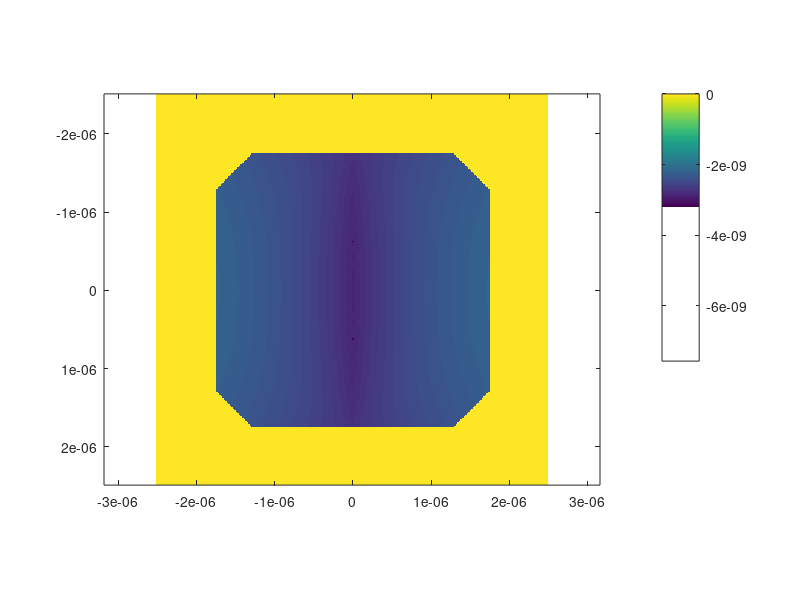
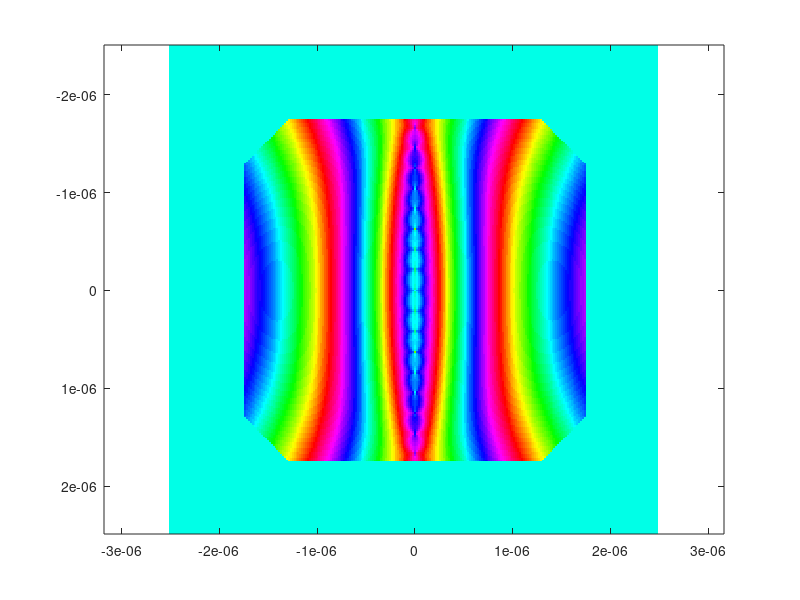

Write MATLAB code to recreate these figures, in order.
% Initialization
clear;
close all;
clc;

% Set saving path
p = 'C:\Users\anfils\Documents\Simulation_Results\3D_Probe_Ptycho\NA_8x\';

% Save the phantom?
sav = 1;


%% Generate the shape
% Set the size of the phantom volume
m = 256;
A = ones(m,m,m);

% Generate coordinates
x = (-m/2):(m/2-1);
y = x.';
z = permute(x,[3 1 2]);

% Set sizes of the polyhedrons and randomness
rc = m/2*0.7; % 0.8
ro = m/2*0.7; % 0.8
rnd = 0;

% Set the cubic plane positions
c1 = ([1 0 0] + (rand(1,3) - 0.5)*rnd)*rc;
c2 = ([-1 0 0] + (rand(1,3) - 0.5)*rnd)*rc;
c3 = ([0 1 0] + (rand(1,3) - 0.5)*rnd)*rc;
c4 = ([0 -1 0] + (rand(1,3) - 0.5)*rnd)*rc;
c5 = ([0 0 1] + (rand(1,3) - 0.5)*rnd)*rc;
c6 = ([0 0 -1] + (rand(1,3) - 0.5)*rnd)*rc;

% Calculate the cubic normal vectors
c1n = c1./sqrt(dot(c1,c1));
c2n = c2./sqrt(dot(c2,c2));
c3n = c3./sqrt(dot(c3,c3));
c4n = c4./sqrt(dot(c4,c4));
c5n = c5./sqrt(dot(c5,c5));
c6n = c6./sqrt(dot(c6,c6));

% Set the octahedral plane positions
o1 = ([1 1 1]/sqrt(3) + (rand(1,3) - 0.5)*rnd)*ro;
o2 = ([1 1 -1]/sqrt(3) + (rand(1,3) - 0.5)*rnd)*ro;
o3 = ([1 -1 1]/sqrt(3) + (rand(1,3) - 0.5)*rnd)*ro;
o4 = ([-1 1 1]/sqrt(3) + (rand(1,3) - 0.5)*rnd)*ro;
o5 = ([1 -1 -1]/sqrt(3) + (rand(1,3) - 0.5)*rnd)*ro;
o6 = ([-1 1 -1]/sqrt(3) + (rand(1,3) - 0.5)*rnd)*ro;
o7 = ([-1 -1 1]/sqrt(3) + (rand(1,3) - 0.5)*rnd)*ro;
o8 = ([-1 -1 -1]/sqrt(3) + (rand(1,3) - 0.5)*rnd)*ro;

% Calculate the octahedral normal vectors
o1n = o1./sqrt(dot(o1,o1));
o2n = o2./sqrt(dot(o2,o2));
o3n = o3./sqrt(dot(o3,o3));
o4n = o4./sqrt(dot(o4,o4));
o5n = o5./sqrt(dot(o5,o5));
o6n = o6./sqrt(dot(o6,o6));
o7n = o7./sqrt(dot(o7,o7));
o8n = o8./sqrt(dot(o8,o8));

% Apply the planes
A(c1n(1)*(x - c1(1)) + c1n(2)*(y - c1(2)) + c1n(3)*(z - c1(3)) > 0) = 0;
A(c2n(1)*(x - c2(1)) + c2n(2)*(y - c2(2)) + c2n(3)*(z - c2(3)) > 0) = 0;
A(c3n(1)*(x - c3(1)) + c3n(2)*(y - c3(2)) + c3n(3)*(z - c3(3)) > 0) = 0;
A(c4n(1)*(x - c4(1)) + c4n(2)*(y - c4(2)) + c4n(3)*(z - c4(3)) > 0) = 0;
A(c5n(1)*(x - c5(1)) + c5n(2)*(y - c5(2)) + c5n(3)*(z - c5(3)) > 0) = 0;
A(c6n(1)*(x - c6(1)) + c6n(2)*(y - c6(2)) + c6n(3)*(z - c6(3)) > 0) = 0;
A(o1n(1)*(x - o1(1)) + o1n(2)*(y - o1(2)) + o1n(3)*(z - o1(3)) > 0) = 0;
A(o2n(1)*(x - o2(1)) + o2n(2)*(y - o2(2)) + o2n(3)*(z - o2(3)) > 0) = 0;
A(o3n(1)*(x - o3(1)) + o3n(2)*(y - o3(2)) + o3n(3)*(z - o3(3)) > 0) = 0;
A(o4n(1)*(x - o4(1)) + o4n(2)*(y - o4(2)) + o4n(3)*(z - o4(3)) > 0) = 0;
A(o5n(1)*(x - o5(1)) + o5n(2)*(y - o5(2)) + o5n(3)*(z - o5(3)) > 0) = 0;
A(o6n(1)*(x - o6(1)) + o6n(2)*(y - o6(2)) + o6n(3)*(z - o6(3)) > 0) = 0;
A(o7n(1)*(x - o7(1)) + o7n(2)*(y - o7(2)) + o7n(3)*(z - o7(3)) > 0) = 0;
A(o8n(1)*(x - o8(1)) + o8n(2)*(y - o8(2)) + o8n(3)*(z - o8(3)) > 0) = 0;


%% Generate the phase
% Set the real space axes
fov = 5e-6;
rx = x./m.*fov;
ry = y./m.*fov;
rz = z./m.*fov;

% Set positions
d = 200e-9;
py = linspace(-fov/2,fov/2,round(fov./d)).';
d = mean(diff(py));

% Remove positions outside the object
As = sum(A,3);
py(py > max(ry.*(As(:,m/2 + 1) > 0))) = [];
py(py < min(ry.*(As(:,m/2 + 1) > 0))) = [];

% Set Al(110) material parameters
nu = 0.348;
b = 2.86e-10;
a = 4.04e-10;
G = sqrt(2).*2.*pi./a;
v = b./d.*180./pi;
s = 0.5.*pi.*b./(1 - nu)./d./d.*rx./sinh(pi.*rx./d)./sinh(pi.*rx./d);

% Calculate the displacement field (Al(110) edge dislocation wall)
u = zeros(m,m,1);
n = length(py);
for i = 1:n
    u = u + b./(8.*pi.*(1 - nu)).*((1 - 2.*nu).*log(rx.^2 + (ry - py(i)).^2) + (rx.^2 - (ry - py(i)).^2)./(rx.^2 + (ry - py(i)).^2));
end

% Remove NaNs
ii = find(isnan(u));
[iy,ix] = ind2sub([m m],ii);
u(ii) = (u(iy + 1,m/2 + 1) + u(iy - 1,m/2 + 1) + u(iy,m/2 + 2) + u(iy,m/2))./4;

% Plot the displacement field
figure;
imagesc(rx,ry,u.*(As > 0));
axis equal tight;
colorbar;

% Calculate phase
P = exp(1i.*u.*G);
figure;
imagesc(rx,ry,angle(P).*(As > 0));
axis equal tight;
colormap hsv;

% Combine into final phantom
obj = A.*repmat(P,1,1,m);


%% Save the phantom
% Save phantom if specified
if sav == 1
    save([p 'Phantom.mat'],'obj','rx','ry','rz','a','b','d','G','nu','s','v','fov','x','y','z');
end


